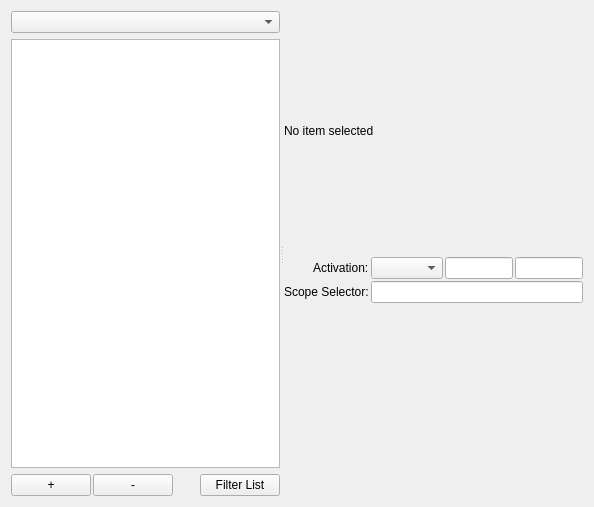
<?xml version="1.0" encoding="UTF-8"?>
<ui version="4.0">
 <class>BundleEditor</class>
 <widget class="QWidget" name="BundleEditor">
  <property name="geometry">
   <rect>
    <x>0</x>
    <y>0</y>
    <width>594</width>
    <height>507</height>
   </rect>
  </property>
  <property name="windowTitle">
   <string>Bundle Editor</string>
  </property>
  <property name="windowIcon">
   <iconset resource="../resources.qrc">
    <normaloff>:/icons/icons/Prymatex_Logo.png</normaloff>:/icons/icons/Prymatex_Logo.png</iconset>
  </property>
  <layout class="QVBoxLayout" name="verticalLayout">
   <item>
    <widget class="QSplitter" name="splitter">
     <property name="orientation">
      <enum>Qt::Horizontal</enum>
     </property>
     <widget class="QWidget" name="verticalLayoutWidget">
      <layout class="QVBoxLayout" name="treeLayout">
       <item>
        <widget class="QComboBox" name="comboBoxItemFilter"/>
       </item>
       <item>
        <widget class="QTreeView" name="treeView"/>
       </item>
       <item>
        <layout class="QHBoxLayout" name="toolbarLayout">
         <property name="spacing">
          <number>2</number>
         </property>
         <item>
          <widget class="QPushButton" name="pushButtonAdd">
           <property name="text">
            <string>+</string>
           </property>
          </widget>
         </item>
         <item>
          <widget class="QPushButton" name="pushButtonRemove">
           <property name="text">
            <string>-</string>
           </property>
          </widget>
         </item>
         <item>
          <spacer name="horizontalSpacer">
           <property name="orientation">
            <enum>Qt::Horizontal</enum>
           </property>
           <property name="sizeHint" stdset="0">
            <size>
             <width>98</width>
             <height>20</height>
            </size>
           </property>
          </spacer>
         </item>
         <item>
          <widget class="QPushButton" name="pushButtonFilter">
           <property name="text">
            <string>Filter List</string>
           </property>
          </widget>
         </item>
        </layout>
       </item>
      </layout>
     </widget>
     <widget class="QWidget" name="verticalLayoutWidget_2">
      <layout class="QVBoxLayout" name="editorsLayout">
       <item>
        <widget class="QLabel" name="labelTitle">
         <property name="text">
          <string>No item selected</string>
         </property>
        </widget>
       </item>
       <item>
        <layout class="QFormLayout" name="basicFormLayout">
         <property name="fieldGrowthPolicy">
          <enum>QFormLayout::AllNonFixedFieldsGrow</enum>
         </property>
         <property name="labelAlignment">
          <set>Qt::AlignRight|Qt::AlignTrailing|Qt::AlignVCenter</set>
         </property>
         <property name="horizontalSpacing">
          <number>2</number>
         </property>
         <property name="verticalSpacing">
          <number>2</number>
         </property>
         <item row="0" column="0">
          <widget class="QLabel" name="labelActivation">
           <property name="text">
            <string>Activation:</string>
           </property>
          </widget>
         </item>
         <item row="0" column="1">
          <layout class="QHBoxLayout" name="activationLayout">
           <property name="spacing">
            <number>2</number>
           </property>
           <item>
            <widget class="QComboBox" name="comboBoxActivation"/>
           </item>
           <item>
            <widget class="QLineEdit" name="lineTabTriggerActivation"/>
           </item>
           <item>
            <widget class="QLineEdit" name="lineKeyEquivalentActivation"/>
           </item>
          </layout>
         </item>
         <item row="1" column="0">
          <widget class="QLabel" name="labelScopeSelector">
           <property name="text">
            <string>Scope Selector:</string>
           </property>
          </widget>
         </item>
         <item row="1" column="1">
          <widget class="QLineEdit" name="lineEditScope"/>
         </item>
        </layout>
       </item>
      </layout>
     </widget>
    </widget>
   </item>
  </layout>
 </widget>
 <resources>
  <include location="../resources.qrc"/>
 </resources>
 <connections/>
</ui>
